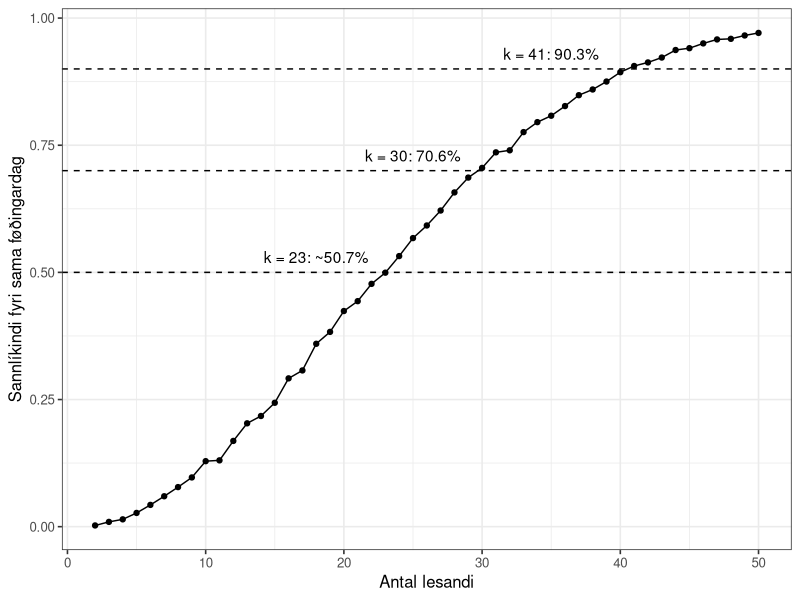
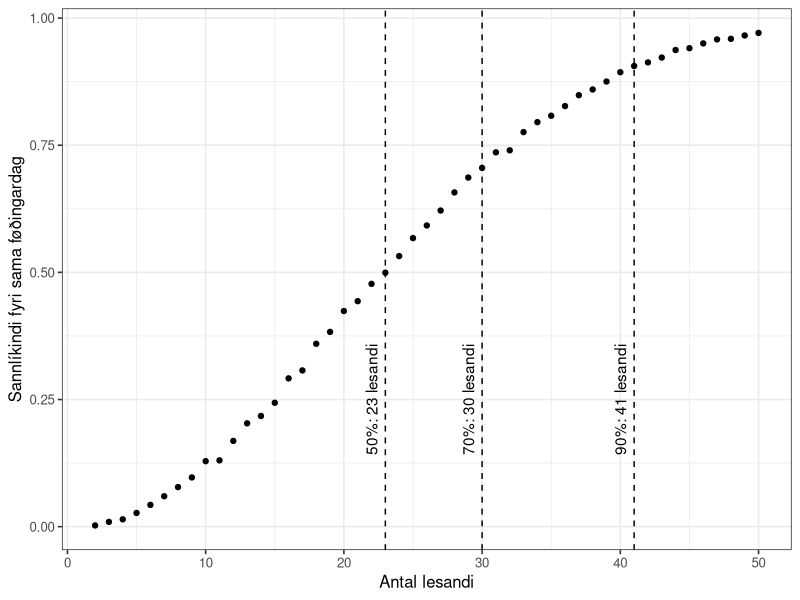
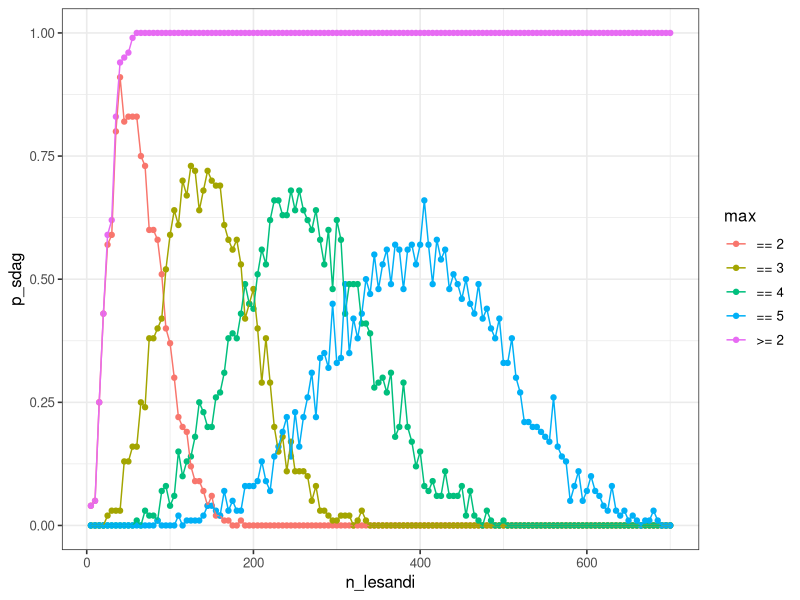
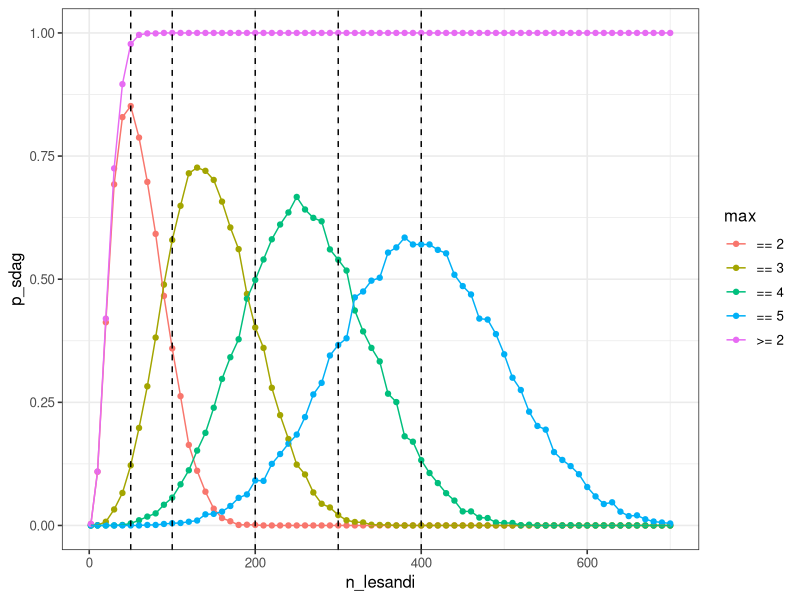
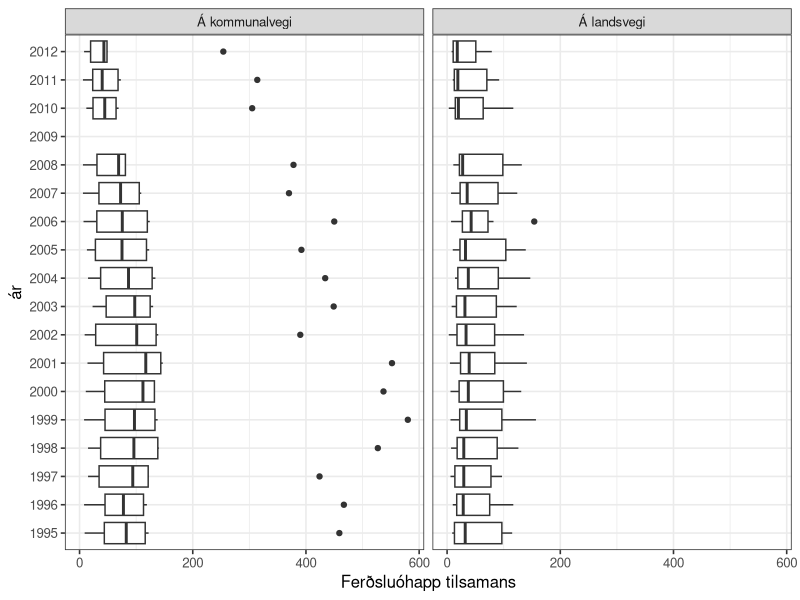
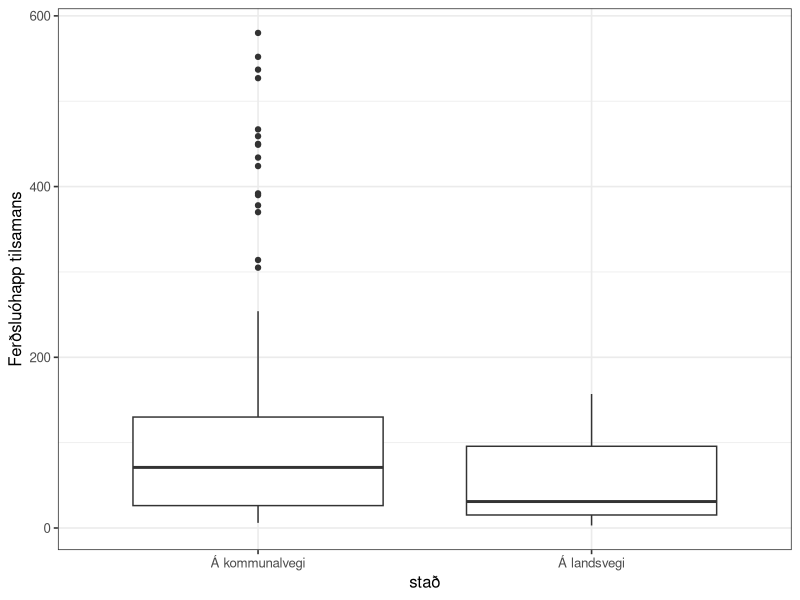
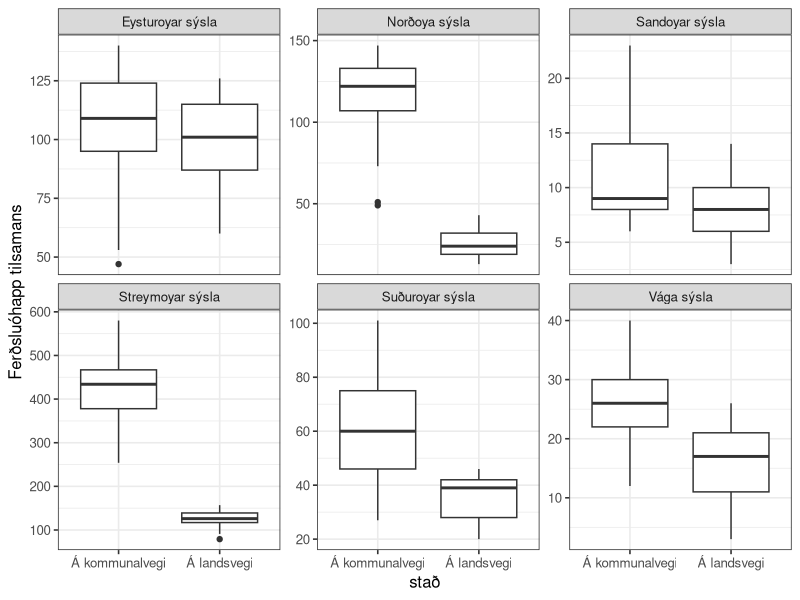
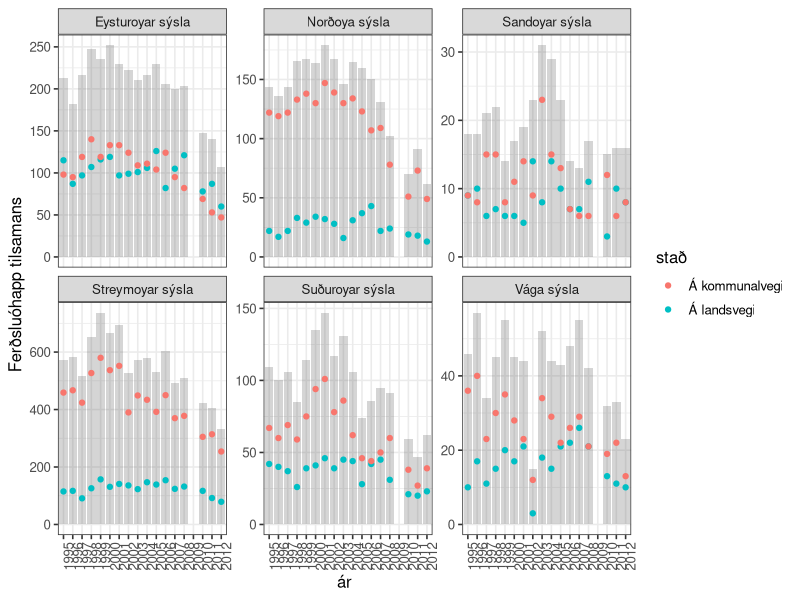

Reproduce these figures in R, in order.
## ---- chunk 1
knitr::opts_chunk$set(echo = TRUE)

options(dplyr.summarise.inform = FALSE)
library(tidyverse)

# set theme used for plotting
theme_set(theme_bw(base_size = 12))

## ---- chunk 2
n_lesandi <- 2:10
roynd_nr <- 1:2

sama_fdag <- crossing(n_lesandi, roynd_nr)
sama_fdag
## ---- chunk 3
sama_fdag <- mutate(
  sama_fdag,
  fdag = map(n_lesandi, ~ sample(365, ., replace = TRUE)))

sama_fdag
## ---- chunk 4
str(sama_fdag$fdag)
## ---- chunk 5
sama_fdag <- mutate(sama_fdag, nakar_sdag = map_lgl(fdag, ~ any(duplicated(.x))))
sama_fdag

## ---- chunk 6
p_samadag <- sama_fdag %>%
  group_by(n_lesandi) %>%
  summarise(p_sdag = mean(nakar_sdag))

p_samadag
## ---- chunk 7

p_samadag <-
  crossing(n_lesandi = 2:10, roynd_nr = 1:2) %>%
  mutate(.,
    fdag = map(n_lesandi, ~sample(365, ., replace = TRUE))
  ) %>%
  mutate(., nakar_sdag = map_lgl(fdag, ~any(duplicated(.x)))) %>%
  group_by(n_lesandi) %>%
  summarize(p_sdag = mean(nakar_sdag))
  
p_samadag
## ---- chunk 8

n_lesandi <- 2:50

p_samadag <-
  crossing(n_lesandi, roynd_nr) %>%
  mutate(.,
    fdag = map(n_lesandi, ~sample(365, ., replace = TRUE))
  ) %>%
  mutate(., nakar_sdag = map_lgl(fdag, ~any(duplicated(.x)))) %>%
  group_by(n_lesandi) %>%
  summarize(p_sdag = mean(nakar_sdag))
  
p_samadag

## ---- chunk 9
roynd_nr <- 1:5000
p_samadag <-
  crossing(n_lesandi, roynd_nr) %>%
  mutate(.,
    fdag = map(n_lesandi, ~sample(365, ., replace = TRUE))
  ) %>%
  mutate(., nakar_sdag = map_lgl(fdag, ~any(duplicated(.x)))) %>%
  group_by(n_lesandi) %>%
  summarize(p_sdag = mean(nakar_sdag))
  
p_samadag
## ---- chunk 10
ggplot(p_samadag, aes(x = n_lesandi, y = p_sdag)) +
  geom_point() +
  geom_line() +
  xlab("Antal lesandi") +
  ylab("Sannlíkindi fyri sama føðingardag") +
  geom_hline(yintercept = c(0.5, 0.7, 0.9), linetype = "dashed") +
  annotate("text", x=18, y = 0.53, label="k = 23: ~50.7%") +
  annotate("text", x=25, y = 0.73, label="k = 30: 70.6%") +
  annotate("text", x=35, y = 0.93, label="k = 41: 90.3%")
## ---- chunk 11
p_samadag <- p_samadag %>%
  mutate(n_ymisk = map(n_lesandi, ~prod(365:(365 - . + 1))) %>% unlist,
         n_total = 365^n_lesandi,
         p_teori = 1 - (n_ymisk/n_total)
  )

p_samadag
## ---- chunk 12
p_samadag <- p_samadag %>% 
  mutate(p_bday = map_dbl(n_lesandi, ~pbirthday(., classes = 365, coincident = 2)))

p_samadag
## ---- chunk 13
x50 <- qbirthday(prob = 0.5, classes = 365, coincident = 2)
x70 <- qbirthday(prob = 0.7, classes = 365, coincident = 2)
x90 <- qbirthday(prob = 0.9, classes = 365, coincident = 2)

ggplot(p_samadag, aes(x = n_lesandi, y = p_sdag)) +
  geom_point() +
  geom_vline(xintercept = x50, linetype = "dashed") +
  annotate("text", x=x50-1, y = 0.25, label=sprintf("%s: %s lesandi", "50%", x50), angle=90) +
  geom_vline(xintercept = x70, linetype = "dashed") +
  annotate("text", x=x70-1, y = 0.25, label=sprintf("%s: %s lesandi", "70%", x70), angle=90) +
  geom_vline(xintercept = x90, linetype = "dashed") +
  annotate("text", x=x90-1, y = 0.25, label=sprintf("%s: %s lesandi", "90%", x90), angle=90) +
  xlab("Antal lesandi") +
  ylab("Sannlíkindi fyri sama føðingardag")

## ---- chunk 14
qbirthday(prob = 0.5, classes = 365, coincident = 2)
qbirthday(prob = 0.7, classes = 365, coincident = 2)
qbirthday(prob = 0.9, classes = 365, coincident = 2)
## ---- chunk 15
n_lesandi_50 <- pbirthday(50, classes = 365, coincident = 2)
n_lesandi_50

n_lesandi_80 <- pbirthday(80, classes = 365, coincident = 2)
n_lesandi_80
## ---- chunk 16
n_lesandi = seq(5, 700, 5)
roynd_nr = 1:100

p_maxsdag <- NULL

p_maxsdag <- crossing(n_lesandi, roynd_nr) %>%
  mutate(
    fdag = map(n_lesandi, ~sample(365, ., replace = TRUE)),
    `>= 2` = map_int(fdag, ~any(duplicated(.x))),
    max_sdag = map_int(fdag, function(x) max(table(x))),
    `== 2` = max_sdag == 2,
    `== 3` = max_sdag == 3,
    `== 4` = max_sdag == 4,
    `== 5` = max_sdag == 5,
  )

p_maxsdag
## ---- chunk 17
p_maxsdag <- p_maxsdag %>%
  pivot_longer(cols=c(`>= 2`, `== 2`, `== 3`, `== 4`, `== 5`), names_to = 'max', values_to = 'sdag')

p_maxsdag
## ---- chunk 18


p_maxsdag <- p_maxsdag %>%
  group_by(n_lesandi, max) %>%
  summarize(p_sdag = mean(sdag))
p_maxsdag
## ---- chunk 19
ggplot(p_maxsdag, aes(x = n_lesandi, y = p_sdag, colour = max)) +
  geom_point() +
  geom_line()
## ---- chunk 20
n_lesandi = c(2, seq(10, 700, 10))
roynd_nr = 1:2000

p_maxsdag <- NULL

p_maxsdag <- crossing(n_lesandi, roynd_nr) %>%
  mutate(
    fdag = map(n_lesandi, ~sample(365, ., replace = TRUE)),
    `>= 2` = map_int(fdag, ~any(duplicated(.x))),
    max_sdag = map_int(fdag, function(x) max(table(x))),
    `== 2` = max_sdag == 2,
    `== 3` = max_sdag == 3,
    `== 4` = max_sdag == 4,
    `== 5` = max_sdag == 5,
  ) %>%
  pivot_longer(cols=c(`>= 2`, `== 2`, `== 3`, `== 4`, `== 5`), names_to = 'max', values_to = 'sdag') %>%
  group_by(n_lesandi, max) %>%
  summarize(p_sdag = mean(sdag))

p_maxsdag
## ---- chunk 21
ggplot(p_maxsdag, aes(x = n_lesandi, y = p_sdag, colour = max)) +
  geom_point() +
  geom_line() +
  geom_vline(xintercept = c(50, 100, 200, 300, 400), linetype = "dashed")
## ---- chunk 22
max_values <- NULL
for (v in c(50, 100, 200, 300, 400)) {
  n_lesandi_max <- NULL
  n_lesandi_max <-
    head(
      arrange(p_maxsdag %>%
        filter(n_lesandi == v) %>% filter(max != ">= 2"), desc(p_sdag)
      ),
    3) %>%
    mutate(nr = c(1, 2, 3))
  max_values <- rbind(max_values, n_lesandi_max)
}

max_values
## ---- chunk 23
ferdslu_ohapp <- read_csv("ferdslu_ohapp.csv")
ferdslu_ohapp
## ---- chunk 24
ferdslu_ohapp <- read_csv("ferdslu_ohapp.csv", skip = 1, na = "..")
ferdslu_ohapp
## ---- chunk 25
ferdslu_ohapp <- ferdslu_ohapp %>%
  mutate(across(everything(), ~ str_replace(., "-", "0")))
ferdslu_ohapp
## ---- chunk 26
ferdslu_ohapp <- pivot_longer(ferdslu_ohapp, cols = '1995':'2012',
                   names_to = "ár", values_to = "n", values_transform = list(n = as.integer))

ferdslu_ohapp
## ---- chunk 27

ferdslu_ohapp <- pivot_wider(ferdslu_ohapp, names_from = slag, values_from = n)


ferdslu_ohapp
## ---- chunk 28

ggplot(ferdslu_ohapp) +
  geom_boxplot(aes(x = `Ferðsluóhapp tilsamans`, y = ár), na.rm = TRUE) +
  facet_wrap(~stað)

## ---- chunk 29
df <- ferdslu_ohapp %>%
  filter(`Ferðsluóhapp tilsamans` > 150) 
df
## ---- chunk 30

ggplot(data = ferdslu_ohapp) +
  geom_boxplot(aes(x = stað, y = `Ferðsluóhapp tilsamans`), na.rm = TRUE)

## ---- chunk 31

ggplot(data = ferdslu_ohapp) +
  geom_boxplot(aes(x = stað, y = `Ferðsluóhapp tilsamans`), na.rm = TRUE) +
  facet_wrap(~sýsla, scales = "free_y")

## ---- chunk 32

ggplot(ferdslu_ohapp) +
  geom_bar(aes(x = ár, y = `Ferðsluóhapp tilsamans`), alpha = 0.25, stat = "Identity", na.rm = TRUE) +
  geom_point(aes(x = ár, y = `Ferðsluóhapp tilsamans`, colour = stað), na.rm = TRUE) +
  facet_wrap(~sýsla, scales = "free_y") +
  theme(axis.text.x = element_text(angle = 90))

## ---- chunk 33
ggplot(ferdslu_ohapp, aes(x = `Skadd fólk`, y = `ár`)) +
  geom_boxplot(na.rm = TRUE) +
  facet_wrap(~ `stað`)

## ---- chunk 34
ggplot(ferdslu_ohapp, aes(x = `stað`, y = `Skadd fólk`)) +
  geom_boxplot(na.rm = TRUE)
## ---- chunk 35
ggplot(ferdslu_ohapp, aes(x = `stað`, y = `Skadd fólk`)) +
  geom_boxplot(na.rm = TRUE) +
  facet_wrap(~ `sýsla`, scales = "free_y")
## ---- chunk 36
ggplot(ferdslu_ohapp, aes(x = `stað`, y = `Skadd fólk` / `Ferðsluóhapp tilsamans`)) +
  geom_boxplot(na.rm = TRUE) +
  facet_wrap(~ `sýsla`, scales = "free_y")
## ---- chunk 37
ggplot(ferdslu_ohapp) +
  geom_boxplot(aes(x = `Skadd fólk`/`Ferðsluóhapp tilsamans`, y = `stað`), color = "red", na.rm = TRUE) +
  geom_violin(aes(x = `Skadd fólk`/`Ferðsluóhapp tilsamans`, y = `stað`), alpha = 0.25, na.rm = TRUE) +
  geom_boxplot(aes(x = `Skadd fólk` / `Ferðsluóhapp tilsamans`, y = "Í Føroyum"), color = "blue", na.rm = TRUE) +
  geom_violin(aes(x = `Skadd fólk` / `Ferðsluóhapp tilsamans`, y = "Í Føroyum"), alpha = 0.25, na.rm = TRUE)
## ---- chunk 38
ophapp_yvirlit <- ferdslu_ohapp %>% 
  filter(`ár` != "2009") %>%
  group_by(`stað`) %>%
  summarise(
    n = n(),
    n_ohapp = sum(`Ferðsluóhapp tilsamans`),
    n_skadd = sum(`Skadd fólk`),
    p_skadd = n_skadd / n_ohapp
  )

ophapp_yvirlit
## ---- chunk 39
t.test(ophapp_yvirlit$p_skadd, conf.level = .95)$conf.int
## ---- chunk 40
binom.test(x = 636, n = 12623, p = 1/103)
## ---- chunk 41
prop.test(x = ophapp_yvirlit$n_skadd, n = ophapp_yvirlit$n_ohapp, p = ophapp_yvirlit$p_skadd)
## ---- chunk 42
landsvegi_ar <- ferdslu_ohapp %>% 
  filter(`ár` == 1998, `stað` == "Á landsvegi") %>%
  group_by(stað, ár, sýsla) %>%
  summarise(
    n_ohapp = sum(`Ferðsluóhapp tilsamans`),
    n_skadd = sum(`Skadd fólk`)
  )

landsvegi_ar
## ---- chunk 43
n_ohapp <- landsvegi_ar$n_ohapp
p <- 626/5285 # p_skadd
ndata <- NULL
tdata <- NULL

for (n in n_ohapp) {
  size = n
  mu <- n*p
  sd <- sqrt(n*p*(1-p))
  
  tb_data <- NULL
  tb_data <- tibble(x = seq(0, 25, 0.01),
                    y = dnorm(x, mu, sd),
                    n_ohapp = n)
  ndata <- rbind(ndata, tb_data)
  
  tb_bino <- NULL
  
  tb_bino <- tibble(
  x = seq(0, 25, 1),
  y = dbinom(x, n, p),
  n_ohapp = n
  )
  tdata <- rbind(tdata, tb_bino)
}

ggplot(ndata, aes(x,y)) +
  scale_x_continuous(breaks = seq(0, 25, 5)) +
  geom_line() +
  geom_point(data=tdata, aes(x, y)) +
  facet_wrap(~ n_ohapp)
## ---- chunk 44
sysla_yvirlit <- ferdslu_ohapp %>%
  filter(`ár` != 2009) %>%
  group_by(`sýsla`) %>%
  summarise(
    n_ohapp = sum(`Ferðsluóhapp tilsamans`),
    n_skadd = sum(`Skadd fólk`),
    n_oskadd = n_ohapp - n_skadd 
  )
sysla_yvirlit
## ---- chunk 45
skadd_oskadd <- sysla_yvirlit %>%
  group_by(n_skadd, n_oskadd) %>%
  select(n_skadd, n_oskadd)

skadd_oskadd
## ---- chunk 46
chisq.test(skadd_oskadd)
## ---- chunk 47
prop.test(x = as.matrix(skadd_oskadd))
